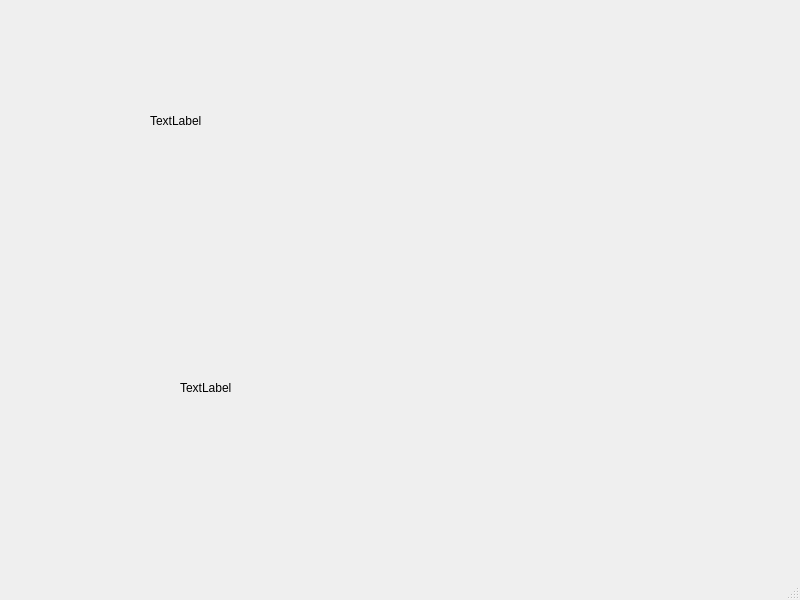
<?xml version="1.0" encoding="UTF-8"?>
<ui version="4.0">
 <class>MainWindow</class>
 <widget class="QMainWindow" name="MainWindow">
  <property name="geometry">
   <rect>
    <x>0</x>
    <y>0</y>
    <width>800</width>
    <height>600</height>
   </rect>
  </property>
  <property name="windowTitle">
   <string>MainWindow</string>
  </property>
  <widget class="QWidget" name="centralwidget">
   <widget class="QLabel" name="label">
    <property name="geometry">
     <rect>
      <x>150</x>
      <y>60</y>
      <width>201</width>
      <height>121</height>
     </rect>
    </property>
    <property name="text">
     <string>TextLabel</string>
    </property>
   </widget>
   <widget class="QLabel" name="label_2">
    <property name="geometry">
     <rect>
      <x>180</x>
      <y>380</y>
      <width>54</width>
      <height>16</height>
     </rect>
    </property>
    <property name="text">
     <string>TextLabel</string>
    </property>
   </widget>
  </widget>
  <widget class="QMenuBar" name="menubar">
   <property name="geometry">
    <rect>
     <x>0</x>
     <y>0</y>
     <width>800</width>
     <height>23</height>
    </rect>
   </property>
  </widget>
  <widget class="QStatusBar" name="statusbar"/>
 </widget>
 <resources/>
 <connections/>
</ui>
